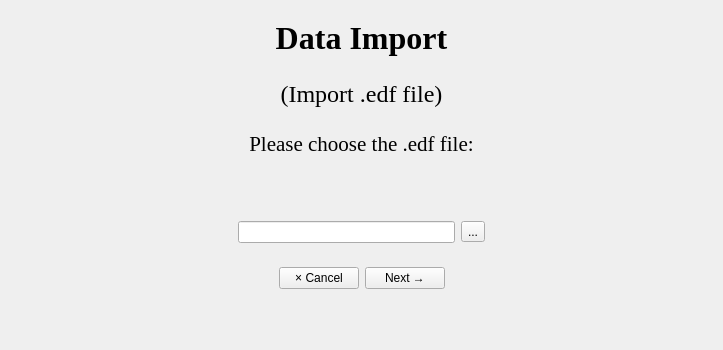
<?xml version="1.0" encoding="UTF-8"?>
<ui version="4.0">
 <class>Data_Import</class>
 <widget class="QWidget" name="Data_Import">
  <property name="enabled">
   <bool>true</bool>
  </property>
  <property name="geometry">
   <rect>
    <x>0</x>
    <y>0</y>
    <width>723</width>
    <height>350</height>
   </rect>
  </property>
  <property name="windowTitle">
   <string>Form</string>
  </property>
  <layout class="QVBoxLayout" name="verticalLayout_4">
   <item>
    <widget class="QWidget" name="verticalWidget" native="true">
     <layout class="QVBoxLayout" name="verticalLayout">
      <item>
       <widget class="QLabel" name="label">
        <property name="font">
         <font>
          <family>Times New Roman</family>
          <pointsize>24</pointsize>
          <weight>75</weight>
          <bold>true</bold>
         </font>
        </property>
        <property name="styleSheet">
         <string notr="true"/>
        </property>
        <property name="text">
         <string>Data Import</string>
        </property>
        <property name="textFormat">
         <enum>Qt::AutoText</enum>
        </property>
        <property name="alignment">
         <set>Qt::AlignCenter</set>
        </property>
       </widget>
      </item>
     </layout>
    </widget>
   </item>
   <item>
    <widget class="QWidget" name="verticalWidget_2" native="true">
     <layout class="QVBoxLayout" name="verticalLayout_2">
      <item>
       <widget class="QLabel" name="label_2">
        <property name="font">
         <font>
          <family>Times New Roman</family>
          <pointsize>18</pointsize>
         </font>
        </property>
        <property name="text">
         <string>(Import .edf file)</string>
        </property>
        <property name="alignment">
         <set>Qt::AlignCenter</set>
        </property>
       </widget>
      </item>
     </layout>
    </widget>
   </item>
   <item>
    <widget class="QWidget" name="verticalWidget_3" native="true">
     <layout class="QVBoxLayout" name="verticalLayout_3">
      <item>
       <widget class="QLabel" name="label_4">
        <property name="font">
         <font>
          <family>Times New Roman</family>
          <pointsize>16</pointsize>
         </font>
        </property>
        <property name="text">
         <string>Please choose the .edf file:</string>
        </property>
        <property name="alignment">
         <set>Qt::AlignCenter</set>
        </property>
       </widget>
      </item>
     </layout>
    </widget>
   </item>
   <item>
    <spacer name="verticalSpacer">
     <property name="orientation">
      <enum>Qt::Vertical</enum>
     </property>
     <property name="sizeHint" stdset="0">
      <size>
       <width>20</width>
       <height>40</height>
      </size>
     </property>
    </spacer>
   </item>
   <item>
    <widget class="QWidget" name="horizontalWidget" native="true">
     <layout class="QHBoxLayout" name="horizontalLayout">
      <item>
       <spacer name="horizontalSpacer">
        <property name="orientation">
         <enum>Qt::Horizontal</enum>
        </property>
        <property name="sizeHint" stdset="0">
         <size>
          <width>40</width>
          <height>20</height>
         </size>
        </property>
       </spacer>
      </item>
      <item>
       <widget class="QLineEdit" name="lineEdit">
        <property name="autoFillBackground">
         <bool>false</bool>
        </property>
       </widget>
      </item>
      <item>
       <widget class="QToolButton" name="toolButton">
        <property name="text">
         <string>...</string>
        </property>
       </widget>
      </item>
      <item>
       <spacer name="horizontalSpacer_5">
        <property name="orientation">
         <enum>Qt::Horizontal</enum>
        </property>
        <property name="sizeHint" stdset="0">
         <size>
          <width>40</width>
          <height>20</height>
         </size>
        </property>
       </spacer>
      </item>
     </layout>
    </widget>
   </item>
   <item>
    <widget class="QWidget" name="widget" native="true">
     <layout class="QHBoxLayout" name="horizontalLayout_2">
      <item>
       <spacer name="horizontalSpacer_3">
        <property name="orientation">
         <enum>Qt::Horizontal</enum>
        </property>
        <property name="sizeHint" stdset="0">
         <size>
          <width>40</width>
          <height>20</height>
         </size>
        </property>
       </spacer>
      </item>
      <item>
       <widget class="QPushButton" name="pushButton_1">
        <property name="text">
         <string>× Cancel</string>
        </property>
       </widget>
      </item>
      <item>
       <widget class="QPushButton" name="pushButton_3">
        <property name="text">
         <string>Next →</string>
        </property>
       </widget>
      </item>
      <item>
       <spacer name="horizontalSpacer_4">
        <property name="orientation">
         <enum>Qt::Horizontal</enum>
        </property>
        <property name="sizeHint" stdset="0">
         <size>
          <width>40</width>
          <height>20</height>
         </size>
        </property>
       </spacer>
      </item>
     </layout>
    </widget>
   </item>
   <item>
    <spacer name="verticalSpacer_2">
     <property name="orientation">
      <enum>Qt::Vertical</enum>
     </property>
     <property name="sizeHint" stdset="0">
      <size>
       <width>20</width>
       <height>40</height>
      </size>
     </property>
    </spacer>
   </item>
  </layout>
 </widget>
 <tabstops>
  <tabstop>lineEdit</tabstop>
  <tabstop>pushButton_1</tabstop>
  <tabstop>pushButton_3</tabstop>
  <tabstop>toolButton</tabstop>
 </tabstops>
 <resources/>
 <connections/>
</ui>
